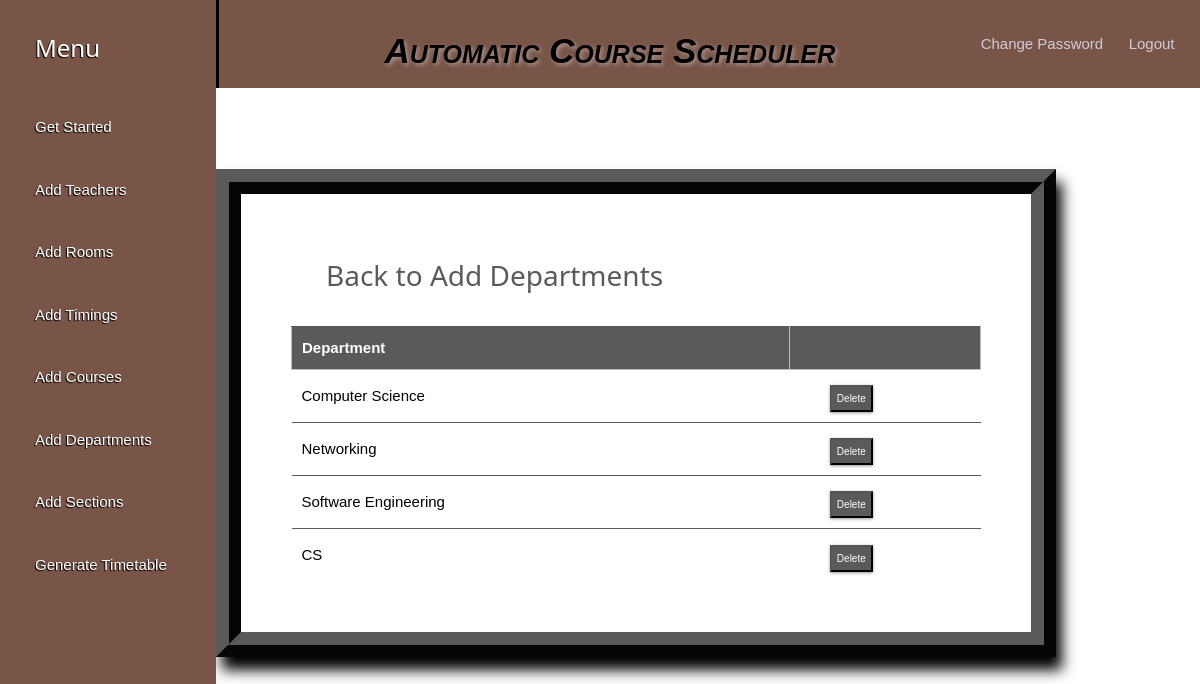
Page /departments_list/ (signed in) on the committed database.
### schedule/models.py (models this page shows, shortened)
class Department(models.Model):
    dept_name = models.CharField(max_length=50)
    courses = models.ManyToManyField(Course)

### schedule/views.py (the view)
# urls.py: path('departments_list/', views.department_list, name='editdepartment'),
@login_required
def department_list(request):
    context = {
        'departments': Department.objects.all()
    }
    return render(request, 'deptlist.html', context)

### templates/deptlist.html (shortened to what this page needs)
<!DOCTYPE html>
<html lang="en">
<head>
    {% load static %}
    <link rel="stylesheet" type="text/css" href="{% static 'css/getstarted.css' %}">
</head>
<body>
              <div class="w3-sidebar w3-brown w3-bar-block" style="width:18%">
                <h3 class="w3-bar-item">Menu</h3>
                <a class="w3-bar-item" href="{% url 'admindash' %}">Get Started</a>
                <a class="w3-bar-item" href="{% url 'addInstructors' %}">Add Teachers</a>
                <a class="w3-bar-item" href="{% url 'addRooms' %}">Add Rooms</a>
                <a class="w3-bar-item" href="{% url 'addTimings' %}">Add Timings</a>
                <a class="w3-bar-item" href="{% url 'addCourses' %}">Add Courses</a>
                <a class="w3-bar-item" href="{% url 'addDepts' %}">Add Departments</a>
                <a class="w3-bar-item" href="{% url 'addSections' %}">Add Sections</a>
                <a class="w3-bar-item" href="{% url 'generate' %}">Generate Timetable</a>
              </div>
              <div style="margin-left:18%">
              <div class="w3-container w3-grey">
                <h1><a href="{% url 'index' %}" class="logo">Automatic Course Scheduler</a></h1>
                <div class="changepass">
                    <a class="w3-bar-item" href="{% url 'password_change' %}">Change Password</a>
                </div>
                <div class="logoutbtn">
                    <a class="w3-bar-item" href="{% url 'logout' %}">Logout</a>
                  </div>
              </div>
                </div>
        {% block content %}
        {% load static %}
        <br><br>
<fieldset class="fieldset">
    <a href="{% url 'addDepts'%}"><h1 class="tablink" onclick="openPage('new')" id="defaultOpen">Back to Add Departments</h1></a>
    <div class="tabcontent" id="edit">
        <table class="table1">
            <thead>
            <tr class="table-headers">
            <th>Department</th>
            <th  class="empty"></th>
            </tr>
            </thead>
            <tbody>
            {% for dept in departments %}
            <tr>
             <td>{{dept.dept_name}}</td>
             <td class="empty">
                <form action="{% url 'deletedepartment' dept.id %}" method="post">
                        <input type="submit" value="Delete" class="cross">
                </form>
             </td>
             </tr>
            {% endfor %}
            </tbody>
        </table>
    </div>
</fieldset>
{% endblock %}

### static/css/getstarted.css (style rules this page uses)
html { box-sizing:border-box }
*,*:before,*:after { box-sizing:inherit }
html { -ms-text-size-adjust:100%;-webkit-text-size-adjust:100% }
body { margin:0 }
a { background-color:transparent }
button,input,select,textarea,optgroup { font:inherit;margin:0 }
button,input { overflow:visible }
button,[type=button],[type=reset],[type=submit] { -webkit-appearance:button }
fieldset { border:1px solid #c0c0c0;margin:0 2px;padding:.35em .625em .75em }
html,body { font-family:Verdana,sans-serif;font-size:15px;line-height:1.5 }
html { overflow-x:hidden }
h1 { font-size:36px }
h3 { font-size:24px }
h1,h2,h3,h4,h5,h6 { font-family:"Segoe UI",Arial,sans-serif;font-weight:400;margin:10px 0 }
a { color:inherit }
.w3-sidebar { height:100%;width:200px;background-color:#fff;position:fixed!important;z-index:1;overflow:auto }
a { text-decoration: none; }
.w3-container { display: flex; justify-content: space-between; align-items: center; }
.changepass, .logoutbtn { margin-right: -120px; }
.changepass a, .logoutbtn a { color: #d1ccda; text-decoration: none; }
.logo { color: #000; font-size: 35px; font-family: Arial; padding-left: 20px; float: left; padding-top: 10px; margin-top: 5px; text-shadow: 2px 2px 4px rgb(223 216 216 / 50%); font-weight: bold; font-style: italic; font-variant: petite-caps; }
.w3-bar-block .w3-bar-item { width:100%;display:block;padding:20px 15px;margin-left:20px;text-align:left;border:none;text-shadow: -1px 1px 1px #000000;white-space:normal;float:none;outline:0 }
.w3-container:after,.w3-container:before,.w3-panel:after,.w3-panel:before,.w3-row:after,.w3-row:before,.w3-row-padding:after,.w3-row-padding:before, .w3-cell-row:before,.w3-cell-row:after,.w3-clear:after,.w3-clear:before,.w3-bar:before,.w3-bar:after { content:"";display:table;clear:both }
.w3-container,.w3-panel { margin-top:0px;margin-bottom:0px }
.w3-brown,.w3-hover-brown:hover { color:#fff!important;background-color:#795548!important }
.w3-grey,.w3-hover-grey:hover,.w3-gray,.w3-hover-gray:hover { color:#000!important;background-color:#795548!important; border-left-style: solid; }

### templates/deptlist.html (style rules this page uses)
* { margin: 0; padding: 0; box-sizing: border-box; }
html { scroll-behavior: smooth; }
a { text-decoration:none; }
form { margin-top: 3%; margin-left: 18%; margin-right: 12%; }
fieldset h1 { color: #5a5a5a; padding-bottom: 20px; margin-left: 35px; display: inline-block; cursor: pointer; font-size: 28px; }
fieldset input { padding:8px; color: #938c8c }
.table2 td, th { border: 1px solid rgb(190,190,190); padding: 10px 20px; }
.table1 { width: 100%; border-collapse: collapse; text-align: left; overflow: hidden; }
.table1 td, th { border-top: 1px solid #5a5a5a; padding: 10px; }
.table1 th { background-color: #5a5a5a; color: #fff; }
.cross { font-size:10px; box-shadow: 0px 1px 3px 0px #9e9292; padding: 4px 5px; color: #fff; background-color: #5a5a5a; cursor: pointer; }
.fieldset { margin-top: 3%; margin-left: 18%; margin-right: 12%; padding: 50px; border-width: 25px; border-style: ridge; border-color: #5a5a5a; box-shadow: 6px 13px 13px 0px black; background-color: #fff; }

### rows in the picture
Department: dept_name "Computer Science"
Department: dept_name "Networking"
Department: dept_name "Software Engineering"
Department: dept_name "CS"
